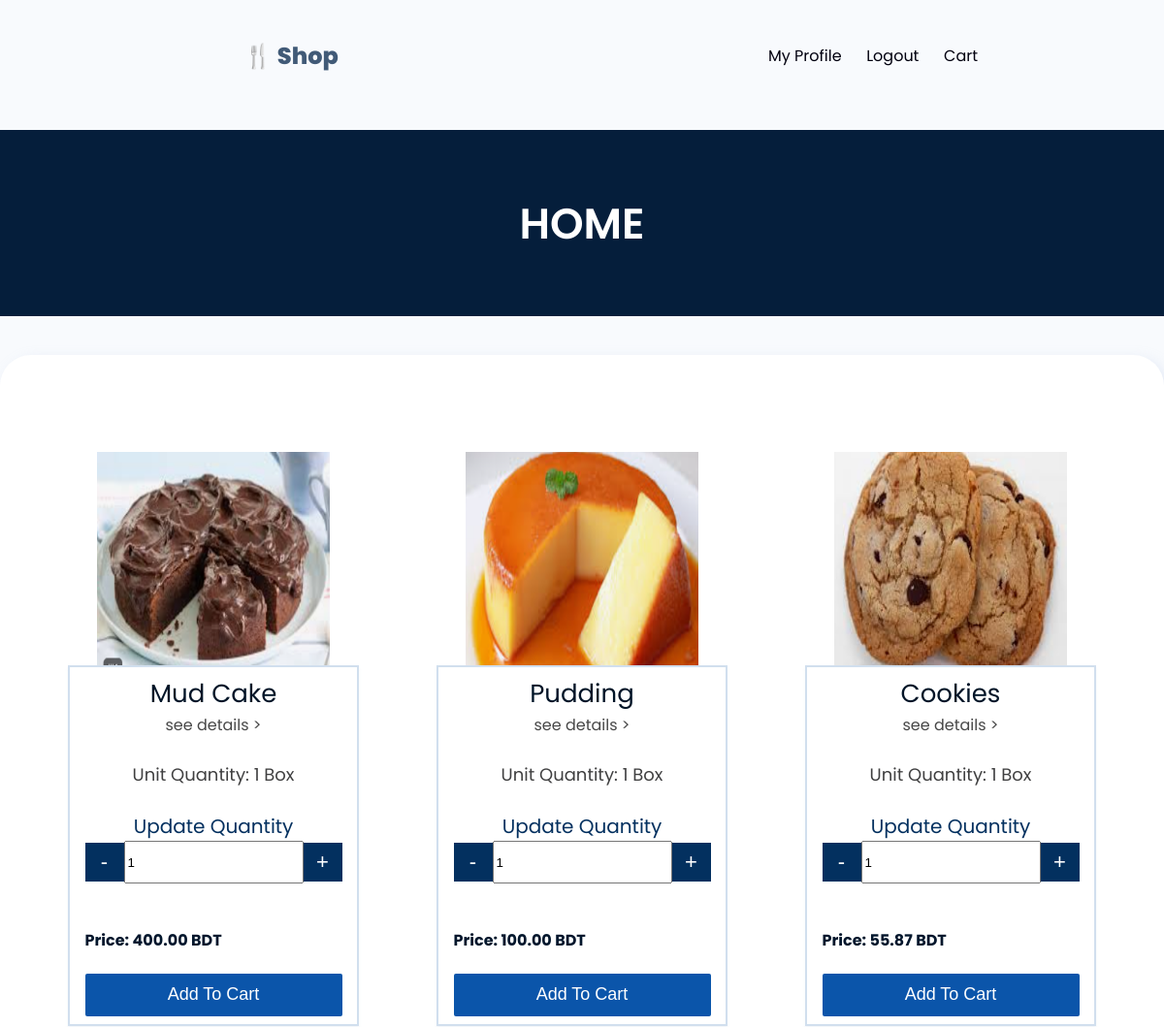
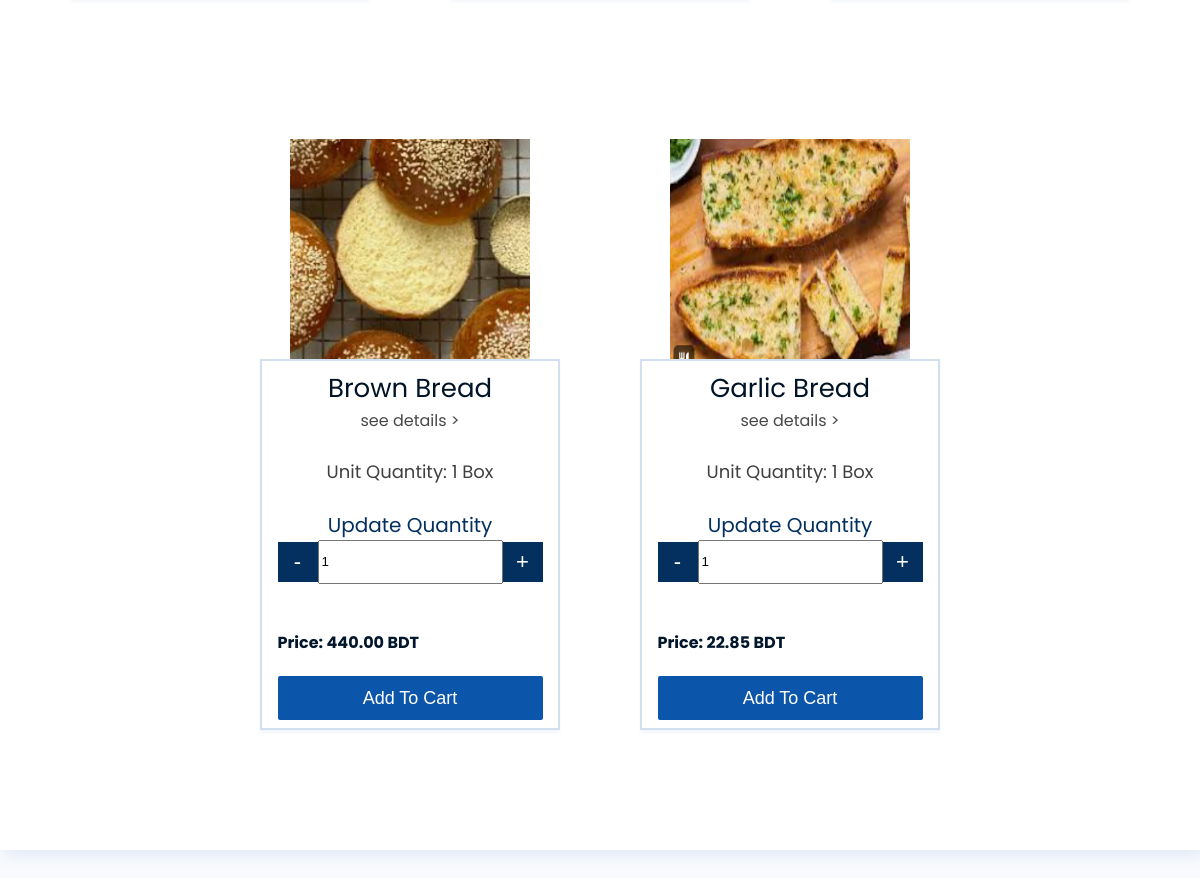
Page / (signed in) on the committed database (2 pictures, top to bottom).
### store/models.py (models this page shows, shortened)
class Product(models.Model):
    name = models.CharField(max_length=100)
    details = models.TextField(blank=True, null=True)
    image = models.ImageField(upload_to='product_images/', blank=True, null=True)
    price = models.DecimalField(max_digits=10, decimal_places=2)
    quantity = models.PositiveIntegerField(default=1)

### store/views.py (the view)
# urls.py: 2. Add a URL to urlpatterns:  path('', views.home, name='home')
def home(request):
    products = Product.objects.all()
    return render(request, 'home.html', {'products':products})

### store/templates/home.html (shortened to what this page needs)
{% load static %}
<!DOCTYPE html>
<html lang="en">
<head>
  <link rel="stylesheet" href="{% static 'css/home.css'%}">
</head>
<body>
  <nav>
    <div class="logo" >&#127860; Shop</div>
      <div class="nav-r">
        {% if user.is_authenticated %}
        <a href="user">My Profile</a>
        <a href="{% url 'logout' %}">Logout</a>
        <a href="{% url 'cart'%}">Cart</a>
        {% else %}
        <a href="/register/">Register</a>  <a href="/login/">Login</a>
        {% endif %}
      </div>
  </nav>
  <div class="hero">
    HOME
  </div>
  <div class="products">
    {% if products %}
    {% for product in products %}
     <div class="product">
      <div class="product_img"><img src="{{ product.image.url }}" alt="img" ></div>
      <div class="product_info">
          <div class="product_name" style="color: #011427; font-size: 26px;">{{ product.name }}</div>
          <div class="product_details" >
            <a href="#" style="color: #474747; font-size: 16px;">see details ></a>
          </div> <br>
          <div class="product_qty_default"><span style="color: #404041; font-size: 18px;">Unit Quantity: {{ product.quantity }} Box </span></div> <br>
          <div class="txt" style="color: #03305f; font-size: 20px;">Update Quantity</div>
          <form action="{% url 'save_product' product.id %}" method="post">
              <div class="product_qty">
                  <button type="button" class="sub_product">-</button>
                  <input type="number" name="quantity" min="1" required>
                  <button type="button" class="add_product">+</button>
              </div>
              <br>
              <div class="product_price"><h4 style="color: #02162c;">Price: {{ product.price }} BDT</h4>  </div>
              <button type="submit" class="product_btn">Add To Cart</button>
          </form>
      </div>
  </div>
    {% endfor %}
  {% endif %}
  </div>
</body>
</html>

### static/css/home.css (style rules this page uses)
nav { width: 100%; display: flex; align-items: center; justify-content: center; margin: 40px 0 40px 0; }
.logo { color: #415a77; font-weight: 800; font-size: 24px; width: 50%; display: flex; align-items: center; justify-content: center; }
.nav-r { display: flex; align-items: center; justify-content: center; width: 50%; }
a { text-decoration: none; color: #051e3b; margin: 0 0.8rem; font-size: 0.9rem; font-size: 16px; }
.hero { width: 100%; margin: 1.2rem 0 0 0; background: #051e3b; color: #fff; display: flex; align-items: center; justify-content: center; height: 12rem; font-weight: 600; font-size: 44px; }
.products { display: flex; width: 100%; margin-top: 40px; }
.product { width: 25%; margin: 40px; display: flex; flex-direction: column; align-items: center; justify-content: center; }
img { width: 100%; display: flex; align-items: center; justify-content: center; }
.product_info { width: 100%; border: 2px solid #d1dfee; display: flex; flex-direction: column; align-items: center; justify-content: center; background-color: #fff; box-sizing: border-box; padding: 8px; box-shadow: 0px 3px 6px rgba(51, 59, 68, 0.15); }
.product_qty { display: flex; align-items: center; justify-content: center; }
.products { width: 100%; display: flex; align-items: center; justify-content: center; }
.product { width: 25%; margin: 24px; display: flex; flex-direction: column; align-items: center; justify-content: center; }
.product_img { width: 100%; height: 200px; background: none; display: flex; align-items: center; justify-content: center; }
img { width: 80%; height: 240px; display: flex; align-items: center; justify-content: center; }
.product_btn { border: none; width: 100%;height: 44px; display: flex;align-items: center;justify-content: center; padding: 0px; background: #0b55aa;color: #fff; font-size: 18px;font-weight: 300;border-radius: 2px; cursor: pointer; }
button[type=button] { width: 40px; height: 40px; display: flex; align-items: center; justify-content: center; font-size: 22px; background-color: #03305f; border: none; color: #fff; cursor: pointer; }
input[type=number] { height: 38px; }

### store/templates/home.html (style rules this page uses)
body { font-family: "Poppins", serif; font-weight: 400; background-color: #f8fafd; margin: 0; padding: 0; display: flex; flex-direction: column; }
.product_qty { display: flex; align-items: center; justify-content: center; }
.products { width: 100%; display: flex; align-items: center; justify-content: center; background-color: #ffffff; padding: 40px 0px; box-shadow: 5px 5px 15px rgba(156, 176, 221, 0.23); margin-bottom: 120px; border-radius: 32px 32px 0 0; flex-wrap: wrap; }
.product { width: 25%; margin: 80px 40px; display: flex; flex-direction: column; align-items: center; justify-content: center; }
.product_info { box-shadow: 0px 3px 3px rgba(150, 172, 197, 0.11); }
a { color: #02000f; font-size: 16px; }
.product_img { width: 100%; height: 200px; background: none; display: flex; align-items: center; justify-content: center; }
img { width: 80%; height: 240px; display: flex; align-items: center; justify-content: center; }
.product_btn { border: none; width: 100%;height: 44px; display: flex;align-items: center;justify-content: center; padding: 0px; background: #0b55aa;color: #fff; font-size: 18px;font-weight: 300;border-radius: 2px; cursor: pointer; }
button[type=button] { width: 40px; height: 40px; display: flex; align-items: center; justify-content: center; font-size: 22px; background-color: #03305f; border: none; color: #fff; cursor: pointer; }
input[type=number] { height: 38px; }

### rows in the picture
Product: image (picture), name "Mud Cake", quantity "1", price "400.00"
Product: image (picture), name "Pudding", quantity "1", price "100.00"
Product: image (picture), name "Cookies", quantity "1", price "55.87"
Product: image (picture), name "Brown Bread", quantity "1", price "440.00"
Product: image (picture), name "Garlic Bread", quantity "1", price "22.85"
